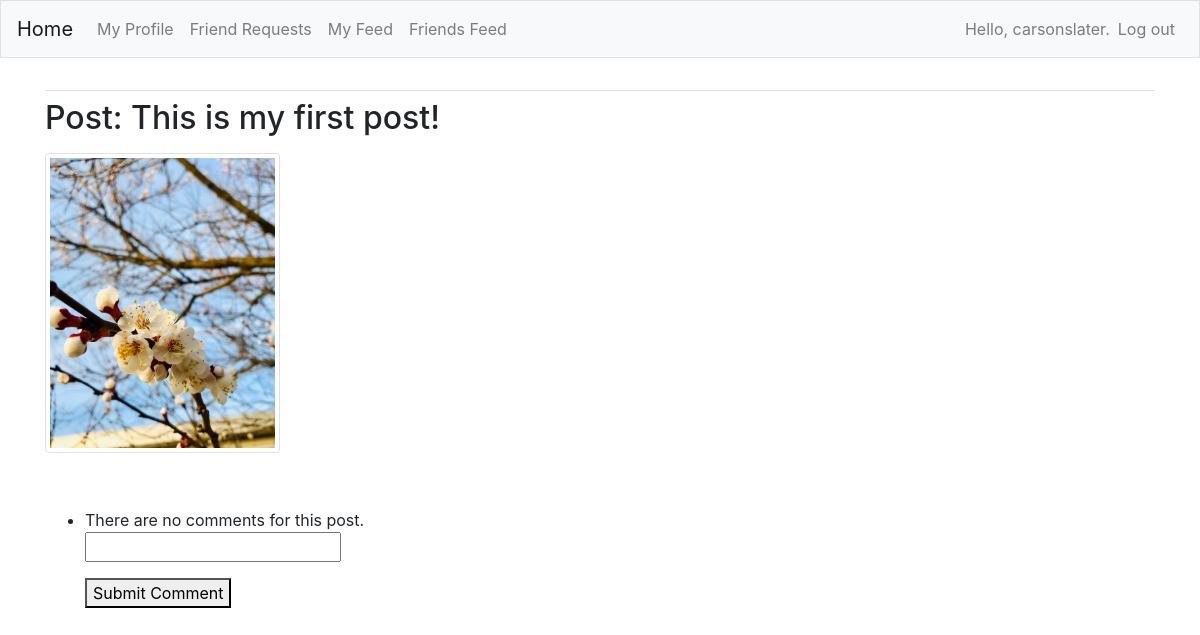
The page /comments/1/ (signed in) on the database as committed earlier.
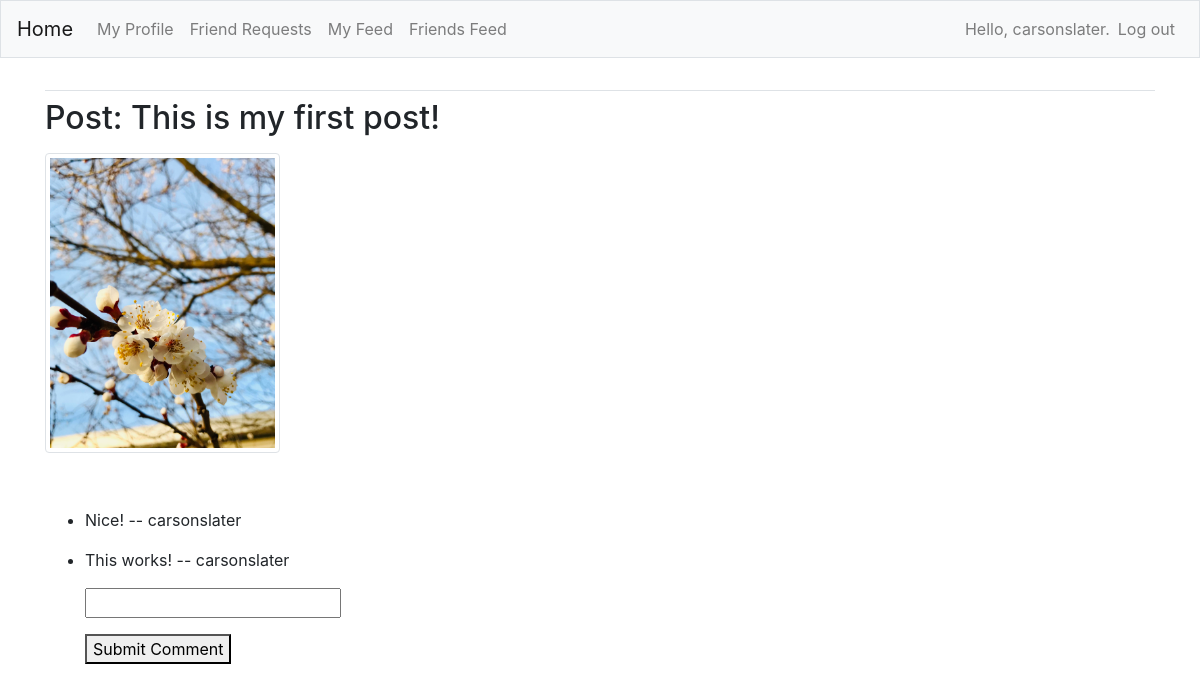
The same page on the database as committed later.
### FeedApp/models.py (models this page shows, shortened)
class Post(models.Model):
    description = models.CharField(max_length=255, blank=True)
    username = models.ForeignKey(User, on_delete=models.CASCADE)
    image = models.ImageField(upload_to="images", blank=True)
    date_posted = models.DateTimeField(auto_now_add=True)

class Comment(models.Model):
    post = models.ForeignKey(Post, on_delete=models.CASCADE)
    username = models.ForeignKey(User, related_name="details", on_delete=models.CASCADE)
    text = models.CharField(max_length=200)
    date_added = models.DateTimeField(auto_now_add=True, blank=True)

### FeedApp/views.py (the view)
# urls.py: path('comments/<int:post_id>/', views.comments, name='comments'),
@login_required
def comments(request, post_id):
    post = Post.objects.get(id=post_id)
    if request.method == 'POST' and request.POST.get('btn1'):
        comment = request.POST.get("comment")
        Comment.objects.create(post_id=post_id, username=request.user, text=comment, date_added=date.today())
        return redirect('FeedApp:comments', post_id=post_id)  # Redirect to refresh the page.
    comments = Comment.objects.filter(post=post_id)
    context = {'post': post, 'comments': comments}
    return render(request, 'FeedApp/comments.html', context)

### FeedApp/templates/FeedApp/comments.html (shortened to what this page needs)
{% extends "FeedApp/base.html" %}
{% load bootstrap4 %}
{% block content %}
<h2>
    <p>Post: {{ post.description }}</p>
</h2>
<h2>
    <p><img src="{{ post.image.url }}" class="img-thumbnail" style="max-height: 300px;" alt="No image"><br><br></p>
</h2>
<ul>
    <form method="POST">
        {% for c in comments %}
        <li>
            <p>{{ c.text }} -- {{ c.username }}</p>
        </li>
        {% empty %}
        <li>There are no comments for this post.</li>
        {% endfor %}
        <p><input type="text" name="comment"></p>
        <p><button type="submit" name="btn1" value=1>Submit Comment</button></p>
    </form>
</ul>
{% endblock content %}

### FeedApp/templates/FeedApp/base.html (shortened to what this page needs)
{% load bootstrap4 %}
<!doctype html>
<html lang="en">
<head>
    {% bootstrap_css %}
</head>
<body>
    <nav class="navbar navbar-expand-md navbar-light bg-light mb-4 border">
        <a class="navbar-brand" href="{% url 'FeedApp:index'%}">
            Home</a>
        <div class="collapse navbar-collapse" id="navbarCollapse">
            <ul class="navbar-nav mr-auto">
                <li class="nav-item">
                    <a class="nav-link" href="{% url 'FeedApp:profile' %}">My Profile</a>
                </li>
                <li class="nav-item">
                    <a class="nav-link" href="{% url 'FeedApp:friends' %}">Friend Requests</a>
                </li>
                <li class="nav-item">
                    <a class="nav-link" href="{% url 'FeedApp:myfeed' %}">My Feed</a>
                </li>
                <li class="nav-item">
                    <a class="nav-link" href="{% url 'FeedApp:friendsfeed' %}">Friends Feed</a>
                </li>
            </ul>
            <ul class="navbar-nav ml-auto">
                {% if user.is_authenticated %}
                <li class="nav-item">
                    <span class="navbar-text">Hello, {{ user.username }}.</span>
                </li>
                <li class="nav-item">
                    <form method="post" action="{% url 'users:logout' %}" style="display: inline;">
                        <button type="submit" class="nav-link"
                            style="background: none; border: none; cursor: pointer;">Log out</button>
                    </form>
                </li>
                {% endif %}
            </ul>
        </div>
    </nav>
    <main role="main" class="container">
        <div class="pb-2 mb-2 border-bottom">
        </div>
        <div>
            {% block content %}{% endblock content %}
        </div>
    </main>
</body>
</html>

Rows that differ between the two databases and show on the page:
added Comment: text "Nice!", username "carsonslater"
added Comment: text "This works!", username "carsonslater"
Other text that changed with them:
text no longer shown: "There are no comments for this post."
